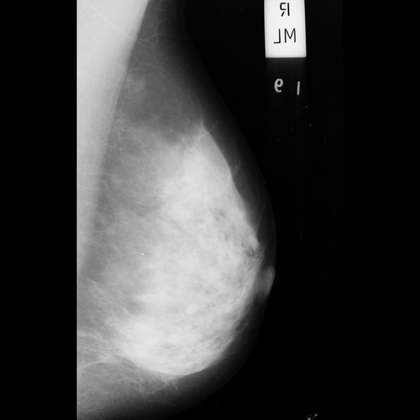
%> input picture puebas2503/mdb004.pgm, 420 x 420 px, shrunk from 1024 x 1024 before the run
$ octave --eval "result = simple(imread('mdb004.pgm'));"   (GNU Octave 9; MATLAB toolbox functions it lacks are replaced by stand-ins)
%> lines starting %> are read from the running program, lines starting %| are printed output that depends on the picture
### puebas2503/FBright.m
function fB = FBright(I, ele, n, m)
I = double(I);
[M N] = size(I);
fB = zeros(M,N);
for i=n:m
    IO = double(imopenNGray(I,ele,i));
    fB = fB + (I - IO);
end
end

### pruebas3103/convencion.m
function g = convencion(g)
[f,c] = size(g);
for i=1:f,
    for j=1:c,
        if g(i,j) == 0
            g(i,j) = -inf;
        else
            g(i,j) = 0;
        end
    end
end
end

### puebas2503/imerodeGray.m
function g= imerodeGray(f, ele)
[FI,CI]=size(f);
[M, N]=size(ele);
c=floor(N/2);
r=floor(M/2);
h=ones(FI+c*2, CI+r*2) * 256;
h(c+1:FI+c, r+1:CI+r)=f;
for i=1:FI,
    for j=1:CI,
           %pixeles que caen en la mascara
           ma= h(i:(i+N-1),j:(j+M-1));
           g(i,j)= min(min(ma - ele));
    end
end
g= uint8(g);
%figure, imshow([f, g]);
end

### puebas2503/imerodeNGray.m
function g = imerodeNGray(img, ele, n)
   nele = nElementoGrayV2(ele, n);
   g =  imerodeGray(img,double(nele));
end

### puebas2503/imdilateGray.m
function g= imdilateGray(f, ele)
[FI,CI]=size(f);
[M, N]=size(ele);
c=floor(N/2);
r=floor(M/2);
h= zeros(FI+c*2, CI+r*2);
h(c+1:FI+c, r+1:CI+r)=f;
for i=1:FI,
    for j=1:CI,
           %pixeles que caen en la mascara
           ma= h(i:(i+N-1),j:(j+M-1));
           g(i,j)= max(max(ma + ele));
    end
end
g= uint8(g);
%figure, imshow([f, g]);
end

### puebas2503/imdilateNGray.m
function g = imdilateNGray(img, ele, n)
 nele = nElementoGrayV2(ele, n);
 g = imdilateGray(img, double(nele));
end

### puebas2503/mcl.m
function f = mcl(I, ele, n, m, alfa)
disp(strcat('Parametros [n= ',num2str(n), ', m= ' , num2str(m), ', alfa=' ,num2str(alfa),']'));
disp(strcat('1. calcula alfa * FBright..'));
a = alfa * FBright(I,ele,n,m);
disp(strcat('2. calcula alfa * FDark.. '));
b = alfa * FDark(I,ele,n,m);
disp(strcat('3. calcula i + alfa * FBright - alfa * FBright...'));
f =  uint8(I) + uint8(a) - uint8(b);

% resultado
figure(1)
subplot(1,2,1)
imshow(uint8(a)); title('alfa * FBright');
subplot(1,2,2)
imshow(uint8(b)); title('alfa * FDark');

figure(2)
subplot(1,2,1)
imshow(uint8(I)); title(strcat('original. entropia= ',num2str(entropia(uint8(I))), ', contraste= ' , num2str(contrast(uint8(I)))));
subplot(1,2,2)
imshow(uint8(f)); title(strcat('con mejora local. entropia=',num2str(entropia(uint8(f))), ', contraste= ' , num2str(contrast(uint8(f)))));
end

### puebas2503/FDark.m
function fD = FDark(I, ele, n, m)
I = double(I);
[M N] = size(I);
fD = zeros(M,N);
for i=n:m
    IC = double(imcloseNGray(I,ele,i));
    fD = fD + (IC - I);
end
end

### puebas2503/entropia.m
function e = entropia(I)
hist = imhist(I);               % histograma de la imagen
P = hist / sum(hist(:));        % probabilidad
% calcula la sumatoria
s = 0;
for k=1:length(hist)            % L = length(hist)
    if P(k) > 0
         s = s + P(k) * log2(P(k));
    end
end
% entropia
e = -s;

end

### puebas2503/contrast.m
function c = contrast(I)        % I = imagen
hist = imhist(I);               % histograma de la imagen
IM = median(hist(:));           % intensidad media de la imagen
P = hist / sum(hist(:));        % probabilidad
% calcula la sumatoria
s = 0;
for k=1:length(hist)            % L = length(hist)
    s = s + (k - IM)^2 * P(k);
end
% aplica la raiz cuadrada de la sumatoria
c = sqrt(s);
end

### puebas2503/getElemento.m
% method de 1 al 5 y dim de 1 a N


function ele = getElemento(method, dim)
switch method
    case 1
        disp(strcat('ElementoEstructurante: [disk,',num2str(dim),']'));
        ele = getnhood(strel('disk',dim));
    case 2
        disp(strcat('ElementoEstructurante: [diamond,',num2str(dim),']'));
        ele = getnhood(strel('diamond',dim));
    case 3
        while mod(dim, 3) ~= 0
            dim = dim + 1;
        end
        disp(strcat('ElementoEstructurante: [octagon,',num2str(dim),']'));
        ele = getnhood(strel('octagon',dim));
    case 4
        disp(strcat('ElementoEstructurante: [rectangle,',num2str(dim),']'));
        ele = getnhood(strel('rectangle',[dim  dim]));
    otherwise
        disp(strcat('ElementoEstructurante: [square,',num2str(dim),']'));
        ele = getnhood(strel('square',dim));
end
end

### puebas2503/imopenNGray.m
function g = imopenNGray(f, ele, n)
disp(strcat('[imopenNGray, n= ',num2str(n),']'));
EN = imerodeNGray(f,ele,n);
g = imdilateNGray(EN, ele, n);
%figure, imshow([f, g]);
end

### puebas2503/imcloseNGray.m
function g = imcloseNGray(f, ele, n)
ID = imdilateNGray(f, ele, n);
g = imerodeNGray(ID, ele, n);
%figure, imshow([f, g]);
end

### puebas2503/nElementoGrayV2.m
function nele = nElementoGrayV2(ele, n)
if n == 0
    [M N] = size(ele);
    nele = zeros(M, N);
end
% Si n es mayor o igual a 1 se dilata n-1 veces el elemento estructurante
if n >= 1
 nele = ele;
 for i=1:n-1
   B = nele;
   nele = dilateBinario(B, ele);
 end
 nele = nele(n:end,n:end);
 nele = convencion(nele);
end

### puebas2503/simple.m
function y = simple(x)
I = imread('mdb219.pgm');
MCL = mcl(I, getElemento(x, 10), 1 , 2, .5)
y(1) = entropia(MCL);
y(2) = contrast(MCL);
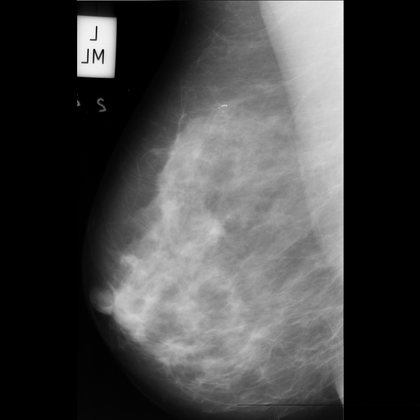
%> input picture puebas2503/mdb219.pgm, 420 x 420 px, shrunk from 1024 x 1024 before the run
%> in simple, I is the input picture: size 420x420 uint8; min 0, max 255, mean 69.5
%> the loop in FBright, `for i=n:m` made 2 passes
%> pass 1, in FBright, `fB = fB + (I - IO);`:
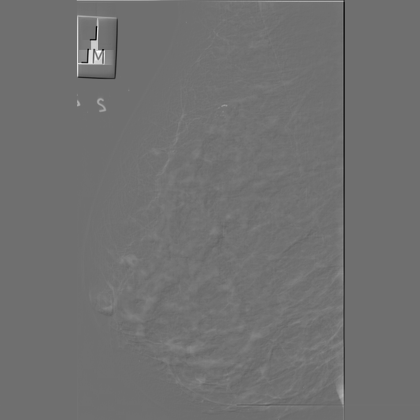
%> fB: size 420x420 double; min -182, max 234, mean 2.5; drawn with min black and max white
%> after the loop in FBright, `for i=n:m`:
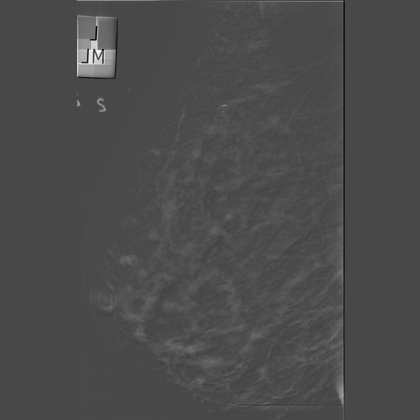
%> fB: size 420x420 double; min -182, max 455, mean 8; drawn with min black and max white
%> the loop in FDark, `for i=n:m` made 2 passes
%> pass 1, in imdilateNGray (call 3), `g = imdilateGray(img, double(nele));`:
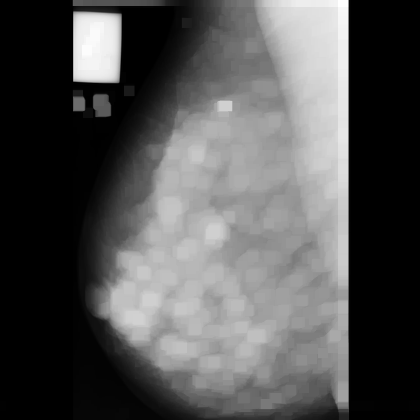
%> g: size 420x420 uint8; min 0, max 255, mean 82.1
%> after the loop in FDark, `for i=n:m`:
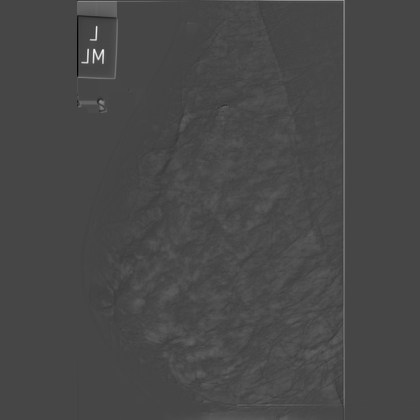
%> fD: size 420x420 double; min -184, max 486, mean 6.3; drawn with min black and max white
%> in mcl, `f =  uint8(I) + uint8(a) - uint8(b);`:
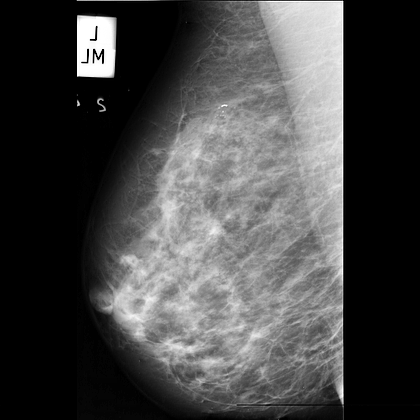
%> f: size 420x420 uint8; min 0, max 255, mean 70.1
%> in mcl, `imshow(uint8(b))`:
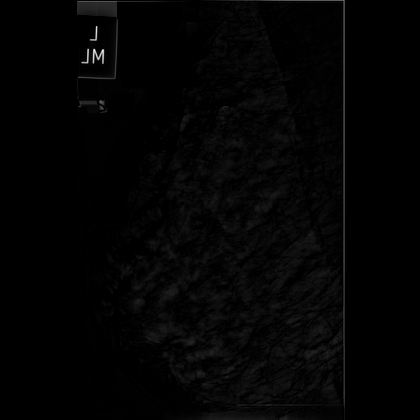
%> displayed picture: size 420x420, on the screen's scale of 0 to 255; min 0, max 243, mean 3.5
%> in entropia, `hist = imhist(I);`: hist = 256 values, max 72173 at index 1, min 0 at index 252, mean 689.1
%> in entropia, `P = hist / sum(hist(:));`: P = 256 values, max 0.409 at index 1, min 0 at index 252, mean 0.00391
%> the loop in entropia, `for k=1:length(hist)` made 256 passes
%> s on passes 1 to 12: -0.528, -0.583, -0.642, -0.72, -0.776, -0.821, -0.85, -0.873, -0.893, -0.911, -0.932, -0.957
%> after the loop in entropia, `for k=1:length(hist)`: s = -5.48
%> in entropia, `e = -s;`: e = 5.48
%> in contrast, `IM = median(hist(:));`: IM = 299
%> the loop in contrast, `for k=1:length(hist)` made 256 passes
%> s on passes 1 to 3: 36333.6, 37039.2, 37796.6
%> after the loop in contrast, `for k=1:length(hist)`: s = 57950.9
%> in contrast, `c = sqrt(s);`: c = 240.7
%> the loop in entropia (call 2), `for k=1:length(hist)` made 256 passes
%> s on passes 1 to 12: -0.527, -0.569, -0.631, -0.68, -0.742, -0.781, -0.827, -0.857, -0.879, -0.903, -0.927, -0.95
%> the loop in contrast (call 2), `for k=1:length(hist)` made 256 passes
%> s on passes 1 to 3: 46864, 47505.3, 48526.6
%> `result = simple(imread('mdb004.pgm'));`: result = [5.5 277]
